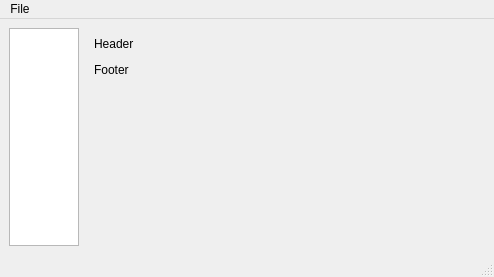
<?xml version="1.0" encoding="UTF-8"?>
<ui version="4.0">
 <class>MainWindow</class>
 <widget class="QMainWindow" name="MainWindow">
  <property name="geometry">
   <rect>
    <x>0</x>
    <y>0</y>
    <width>489</width>
    <height>277</height>
   </rect>
  </property>
  <property name="windowTitle">
   <string>MainWindow</string>
  </property>
  <widget class="QWidget" name="centralwidget">
   <layout class="QGridLayout" name="gridLayout">
    <item row="0" column="0">
     <layout class="QHBoxLayout" name="horizontalLayout">
      <item>
       <widget class="QGraphicsView" name="graphicsView"/>
      </item>
      <item>
       <widget class="QWidget" name="widget" native="true">
        <property name="sizePolicy">
         <sizepolicy hsizetype="Preferred" vsizetype="Preferred">
          <horstretch>0</horstretch>
          <verstretch>0</verstretch>
         </sizepolicy>
        </property>
        <property name="minimumSize">
         <size>
          <width>400</width>
          <height>0</height>
         </size>
        </property>
        <layout class="QGridLayout" name="gridLayout_2">
         <item row="0" column="0">
          <layout class="QVBoxLayout" name="verticalLayout">
           <item>
            <widget class="QLabel" name="header">
             <property name="text">
              <string>Header</string>
             </property>
            </widget>
           </item>
           <item>
            <widget class="QWidget" name="replaceableWidget" native="true"/>
           </item>
           <item>
            <widget class="QLabel" name="footer">
             <property name="text">
              <string>Footer</string>
             </property>
            </widget>
           </item>
           <item>
            <spacer name="verticalSpacer">
             <property name="orientation">
              <enum>Qt::Vertical</enum>
             </property>
             <property name="sizeHint" stdset="0">
              <size>
               <width>20</width>
               <height>40</height>
              </size>
             </property>
            </spacer>
           </item>
          </layout>
         </item>
        </layout>
       </widget>
      </item>
     </layout>
    </item>
   </layout>
  </widget>
  <widget class="QMenuBar" name="menubar">
   <property name="geometry">
    <rect>
     <x>0</x>
     <y>0</y>
     <width>489</width>
     <height>22</height>
    </rect>
   </property>
   <widget class="QMenu" name="menuFile">
    <property name="title">
     <string>File</string>
    </property>
    <addaction name="actionPopulate1"/>
    <addaction name="actionPopulate2"/>
    <addaction name="separator"/>
    <addaction name="actionQuit"/>
   </widget>
   <addaction name="menuFile"/>
  </widget>
  <widget class="QStatusBar" name="statusbar"/>
  <action name="actionPopulate1">
   <property name="text">
    <string>Populate1</string>
   </property>
  </action>
  <action name="actionPopulate2">
   <property name="text">
    <string>Populate2</string>
   </property>
  </action>
  <action name="actionQuit">
   <property name="text">
    <string>Quit</string>
   </property>
  </action>
 </widget>
 <resources/>
 <connections/>
</ui>
